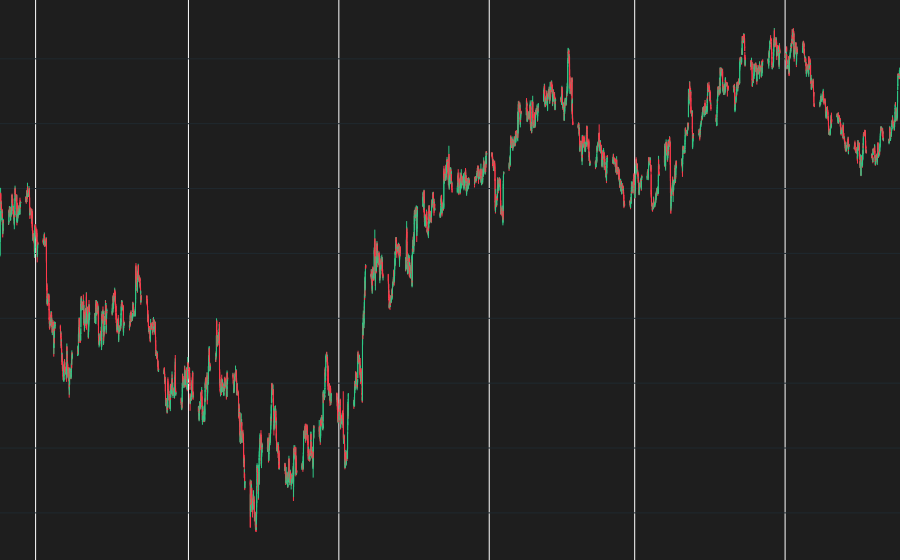

Write notebook code for a chart like this one.
### Code cell
utility.CandleStick(df)

### Figure 1 — Plotly figure (JSON) as saved in the notebook; plotly's stock layout.template omitted (floating-point values rounded to 4 significant figures; data arrays with more than 128 entries replaced by an {"elided": "..."} marker saying what was removed)
{"data": [{"close": {"elided": "6210 float values"}, "decreasing": {"fillcolor": "#CC2E3C", "line": {"color": "#FF3A4C"}}, "high": {"elided": "6210 float values"}, "increasing": {"fillcolor": "#24A06B", "line": {"color": "#2EC886"}}, "line": {"width": 1}, "low": {"elided": "6210 float values"}, "opacity": 1, "open": {"elided": "6210 float values"}, "type": "candlestick", "x": {"elided": "6210 str values"}}], "layout": {"autosize": true, "font": {"color": "#e1e1e1", "size": 10}, "margin": {"b": 0, "l": 0, "r": 0, "t": 0}, "paper_bgcolor": "#1e1e1e", "plot_bgcolor": "#1e1e1e", "xaxis": {"autorange": true, "gridcolor": "#fff", "range": ["2022-06-16 13:30", "2023-06-16 14:30"], "rangeslider": {"visible": false, "yaxis": {}}, "showgrid": true, "type": "date"}, "yaxis": {"autorange": true, "gridcolor": "#1f292f", "range": [0.9455, 1.118], "showgrid": true}}}
